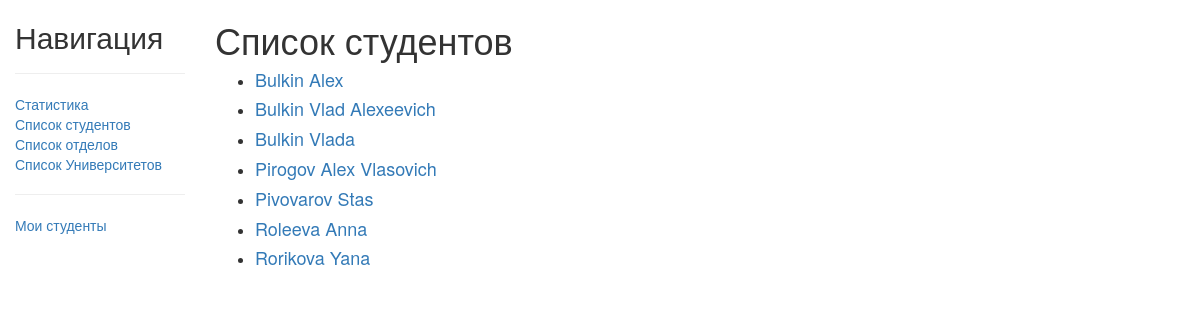
/catalog/students/, run on the app's committed database.
### catalog/models.py (models this page shows, shortened)
class Student(models.Model):
    student_name = models.CharField(max_length=100, db_index=True)
    date_of_birth = models.DateField(null=True, blank=True)
    faculty = models.ForeignKey('Faculty', on_delete=models.PROTECT, null=True)
    STUDY = 'study'
    DEDUCTED = 'deducted'
    WORK = 'work'
    FIRED = 'fired'
    LOAN_STATUS = (
        (STUDY, 'Учится'),
        (DEDUCTED, 'Отчислен'),
        (WORK, 'Работает'),
        (FIRED, 'Уволен'),
    )
    status = models.CharField(max_length=50, choices=LOAN_STATUS, blank=True, default='s', help_text='статус ученика')
    summary = models.CharField(max_length=1000, db_index=True)
    mentor_id = models.ForeignKey('Profile', on_delete=models.PROTECT, null=True)
    department_id = models.ForeignKey('Department', on_delete=models.PROTECT, null=True)
    begin_of_study = models.DateField(null=True, blank=True)
    class Meta:
        ordering = ['student_name']
    def get_absolute_url(self):
        return reverse('student-detail', args=[str(self.id)])

### catalog/views.py (the view)
class StudentListView(generic.ListView):
    model = Student
    context_object_name = 'student_list'
    template_name = 'catalog/student_list.html'

### catalog/templates/catalog/student_list.html
{% extends "base_generic.html" %}
{% block content %}
    <h1>Список студентов</h1>
    {% if student_list  %}
        <div class = "student_list">
            {%for student in  student_list  %}
                 <ul>
                     <li><h4><a href="{{ student.get_absolute_url }}">{{student.student_name}}</a></h4></li>
                 </ul>
            {% endfor %}
        </div>
    {%else%}
        <h2>Студентов почему то нет :(</h2>
    {%endif%}
{% endblock %}

### data on the page
Student: student_name "Bulkin Alex"
Student: student_name "Bulkin Vlad Alexeevich"
Student: student_name "Bulkin Vlada"
Student: student_name "Pirogov Alex Vlasovich"
Student: student_name "Pivovarov Stas"
Student: student_name "Roleeva Anna"
Student: student_name "Rorikova Yana"
